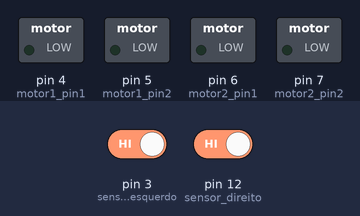
A sketch run on a simulated Arduino Uno, built with avr-gcc and run on an emulated ATmega328P. On the bench: switched loads named in the sketch (green lamp = pin HIGH). The inputs (shaded band) are chosen by the test bench; at power-on: pin 3 (sensor_esquerdo) HIGH, pin 12 (sensor_direito) HIGH.

Above: at 1.2 s.
1.3 s: pin 3 (sensor_esquerdo) driven LOW
At 2.1 s:
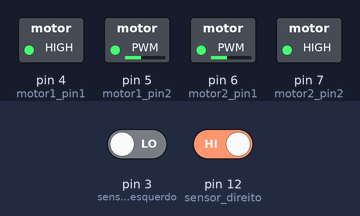
2.8 s: pin 12 (sensor_direito) driven LOW
At 3.2 s:
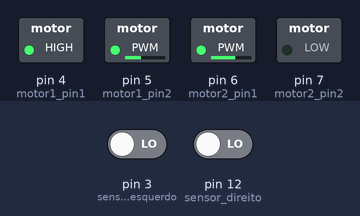
4.3 s: pin 3 (sensor_esquerdo) driven HIGH
At 5.5 s:
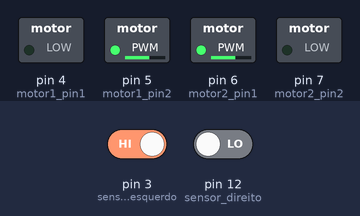
Timing chart, 0 to 7.3 s (numbered marks = the images above; inputs shaded):
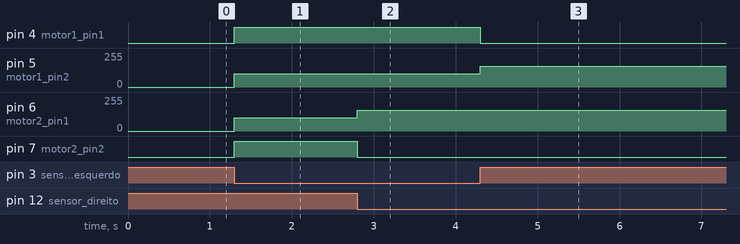

Measured:
- after the input at 1.3 s, pin 4 (motor1_pin1), pin 7 (motor2_pin2): LOW → HIGH at once; pin 5 (motor1_pin2), pin 6 (motor2_pin1): 0/255 → 100/255 at once
- after the input at 2.8 s, pin 6 (motor2_pin1): 100/255 → 155/255 at once; pin 7 (motor2_pin2): HIGH → LOW at once
- after the input at 4.3 s, pin 4 (motor1_pin1): HIGH → LOW at once; pin 5 (motor1_pin2): 100/255 → 155/255 at once

The sketch:

SeguidorDeLinha.ino
```cpp
int motor1_pin1 = 4;
int motor1_pin2 = 5;
int motor2_pin1 = 6;
int motor2_pin2 = 7;

int sensor_esquerdo = 3;
int sensor_direito = 12;

void setup() {

  pinMode(motor1_pin1, OUTPUT);
  pinMode(motor1_pin2, OUTPUT);
  pinMode(motor2_pin1, OUTPUT);
  pinMode(motor2_pin2, OUTPUT);

  pinMode(sensor_esquerdo, INPUT);
  pinMode(sensor_direito, INPUT);
}

void loop() {
  // Leitura dos sensores de seguidor de linha
  int esquerdo = digitalRead(sensor_esquerdo);
  int direito = digitalRead(sensor_direito);

  // Controle do movimento do carrinho
  if (esquerdo == LOW && direito == LOW) {
    // Ambos os sensores detectaram a linha, siga em frente
    frente();
  } else if (esquerdo == HIGH && direito == LOW) {
    // Sensor esquerdo não detectou a linha, vire para a esquerda
    esquerda();
  } else if (esquerdo == LOW && direito == HIGH) {
    // Sensor direito não detectou a linha, vire para a direita
    direita();
  } else {
    // Nenhum sensor detectou a linha, pare
    parar();
  }
}

// Função para mover o carrinho para frente
void frente() {
  digitalWrite(motor1_pin1, HIGH);
  analogWrite(motor1_pin2, 100);
  analogWrite(motor2_pin1, 155);
  digitalWrite(motor2_pin2, LOW);
}

// Função para mover o carrinho para a esquerda
void esquerda() {
  digitalWrite(motor1_pin1, LOW);
  analogWrite(motor1_pin2, 155);
  analogWrite(motor2_pin1, 155);
  digitalWrite(motor2_pin2, LOW);
}

// Função para mover o carrinho para a direita
void direita() {
  digitalWrite(motor1_pin1, HIGH);
  analogWrite(motor1_pin2, 100);
  analogWrite(motor2_pin1, 100);
  digitalWrite(motor2_pin2, HIGH);
}

// Função para parar o carrinho
void parar() {
  digitalWrite(motor1_pin1, LOW);
  digitalWrite(motor1_pin2, LOW);
  digitalWrite(motor2_pin1, LOW);
  digitalWrite(motor2_pin2, LOW);
}
```
